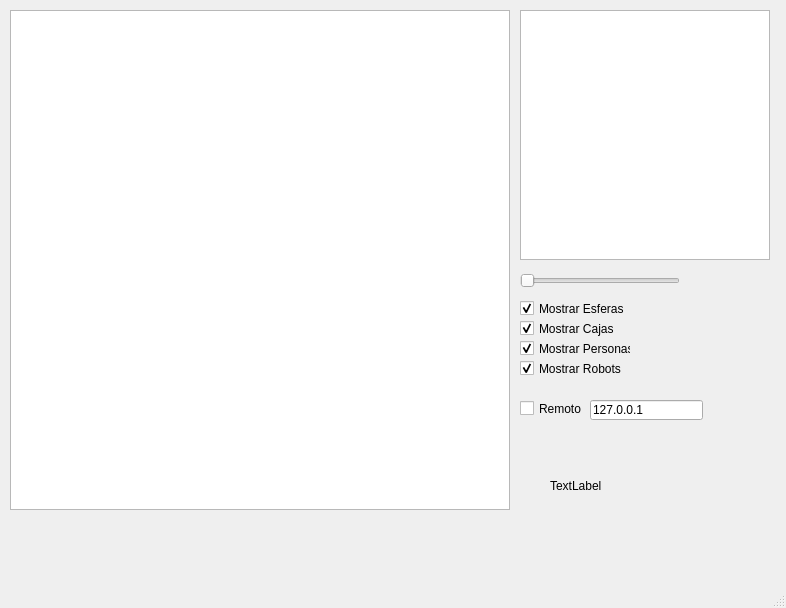
<?xml version="1.0" encoding="UTF-8"?>
<ui version="4.0">
 <class>CVista2D</class>
 <widget class="QMainWindow" name="CVista2D">
  <property name="geometry">
   <rect>
    <x>0</x>
    <y>0</y>
    <width>786</width>
    <height>608</height>
   </rect>
  </property>
  <property name="windowTitle">
   <string>Vista 2D</string>
  </property>
  <widget class="QWidget" name="centralwidget">
   <widget class="QGraphicsView" name="graphicsViewLocal">
    <property name="geometry">
     <rect>
      <x>10</x>
      <y>10</y>
      <width>500</width>
      <height>500</height>
     </rect>
    </property>
   </widget>
   <widget class="QGraphicsView" name="graphicsViewGlobal">
    <property name="geometry">
     <rect>
      <x>520</x>
      <y>10</y>
      <width>250</width>
      <height>250</height>
     </rect>
    </property>
   </widget>
   <widget class="QSlider" name="horizontalSliderEscala">
    <property name="geometry">
     <rect>
      <x>520</x>
      <y>270</y>
      <width>160</width>
      <height>22</height>
     </rect>
    </property>
    <property name="minimum">
     <number>1</number>
    </property>
    <property name="maximum">
     <number>999</number>
    </property>
    <property name="orientation">
     <enum>Qt::Horizontal</enum>
    </property>
   </widget>
   <widget class="QCheckBox" name="checkBoxMostrarEsferas">
    <property name="geometry">
     <rect>
      <x>520</x>
      <y>300</y>
      <width>111</width>
      <height>17</height>
     </rect>
    </property>
    <property name="text">
     <string>Mostrar Esferas</string>
    </property>
    <property name="checked">
     <bool>true</bool>
    </property>
   </widget>
   <widget class="QCheckBox" name="checkBoxMostrarCajas">
    <property name="geometry">
     <rect>
      <x>520</x>
      <y>320</y>
      <width>111</width>
      <height>17</height>
     </rect>
    </property>
    <property name="text">
     <string>Mostrar Cajas</string>
    </property>
    <property name="checked">
     <bool>true</bool>
    </property>
   </widget>
   <widget class="QCheckBox" name="checkBoxMostrarPersonas">
    <property name="geometry">
     <rect>
      <x>520</x>
      <y>340</y>
      <width>111</width>
      <height>17</height>
     </rect>
    </property>
    <property name="text">
     <string>Mostrar Personas</string>
    </property>
    <property name="checked">
     <bool>true</bool>
    </property>
   </widget>
   <widget class="QCheckBox" name="checkBoxMostrarRobots">
    <property name="geometry">
     <rect>
      <x>520</x>
      <y>360</y>
      <width>111</width>
      <height>17</height>
     </rect>
    </property>
    <property name="text">
     <string>Mostrar Robots</string>
    </property>
    <property name="checked">
     <bool>true</bool>
    </property>
   </widget>
   <widget class="QLineEdit" name="lineEditServidor">
    <property name="geometry">
     <rect>
      <x>590</x>
      <y>400</y>
      <width>113</width>
      <height>20</height>
     </rect>
    </property>
    <property name="text">
     <string>127.0.0.1</string>
    </property>
   </widget>
   <widget class="QCheckBox" name="checkBoxRemoto">
    <property name="geometry">
     <rect>
      <x>520</x>
      <y>400</y>
      <width>70</width>
      <height>17</height>
     </rect>
    </property>
    <property name="text">
     <string>Remoto</string>
    </property>
   </widget>
   <widget class="QLabel" name="label">
    <property name="geometry">
     <rect>
      <x>550</x>
      <y>450</y>
      <width>201</width>
      <height>71</height>
     </rect>
    </property>
    <property name="text">
     <string>TextLabel</string>
    </property>
   </widget>
  </widget>
  <widget class="QMenuBar" name="menubar">
   <property name="geometry">
    <rect>
     <x>0</x>
     <y>0</y>
     <width>786</width>
     <height>21</height>
    </rect>
   </property>
  </widget>
  <widget class="QStatusBar" name="statusbar"/>
 </widget>
 <resources/>
 <connections/>
</ui>
